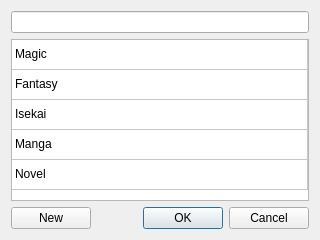
<?xml version="1.0" encoding="UTF-8"?>
<ui version="4.0">
 <class>Dialog</class>
 <widget class="QDialog" name="Dialog">
  <property name="geometry">
   <rect>
    <x>0</x>
    <y>0</y>
    <width>320</width>
    <height>240</height>
   </rect>
  </property>
  <property name="windowTitle">
   <string>Dialog</string>
  </property>
  <layout class="QVBoxLayout" name="verticalLayout">
   <item>
    <widget class="QLineEdit" name="searchbox"/>
   </item>
   <item>
    <widget class="QTableWidget" name="table">
     <property name="alternatingRowColors">
      <bool>false</bool>
     </property>
     <property name="sortingEnabled">
      <bool>true</bool>
     </property>
     <property name="cornerButtonEnabled">
      <bool>false</bool>
     </property>
     <attribute name="horizontalHeaderVisible">
      <bool>false</bool>
     </attribute>
     <attribute name="horizontalHeaderCascadingSectionResizes">
      <bool>false</bool>
     </attribute>
     <attribute name="horizontalHeaderStretchLastSection">
      <bool>true</bool>
     </attribute>
     <attribute name="verticalHeaderVisible">
      <bool>false</bool>
     </attribute>
     <row>
      <property name="text">
       <string>Nouvelle ligne</string>
      </property>
     </row>
     <row>
      <property name="text">
       <string>Nouvelle ligne</string>
      </property>
     </row>
     <row>
      <property name="text">
       <string>Nouvelle ligne</string>
      </property>
     </row>
     <row>
      <property name="text">
       <string>Nouvelle ligne</string>
      </property>
     </row>
     <row>
      <property name="text">
       <string>Nouvelle ligne</string>
      </property>
     </row>
     <column>
      <property name="text">
       <string>Tags</string>
      </property>
     </column>
     <item row="0" column="0">
      <property name="text">
       <string>Magic</string>
      </property>
     </item>
     <item row="1" column="0">
      <property name="text">
       <string>Fantasy</string>
      </property>
     </item>
     <item row="2" column="0">
      <property name="text">
       <string>Isekai</string>
      </property>
     </item>
     <item row="3" column="0">
      <property name="text">
       <string>Manga</string>
      </property>
     </item>
     <item row="4" column="0">
      <property name="text">
       <string>Novel</string>
      </property>
     </item>
    </widget>
   </item>
   <item>
    <layout class="QHBoxLayout" name="horizontalLayout">
     <item>
      <widget class="QPushButton" name="button_new">
       <property name="text">
        <string>New</string>
       </property>
      </widget>
     </item>
     <item>
      <widget class="QDialogButtonBox" name="button_box">
       <property name="orientation">
        <enum>Qt::Horizontal</enum>
       </property>
       <property name="standardButtons">
        <set>QDialogButtonBox::Cancel|QDialogButtonBox::Ok</set>
       </property>
       <property name="centerButtons">
        <bool>false</bool>
       </property>
      </widget>
     </item>
    </layout>
   </item>
  </layout>
 </widget>
 <resources/>
 <connections>
  <connection>
   <sender>button_box</sender>
   <signal>accepted()</signal>
   <receiver>Dialog</receiver>
   <slot>accept()</slot>
   <hints>
    <hint type="sourcelabel">
     <x>248</x>
     <y>254</y>
    </hint>
    <hint type="destinationlabel">
     <x>157</x>
     <y>274</y>
    </hint>
   </hints>
  </connection>
  <connection>
   <sender>button_box</sender>
   <signal>rejected()</signal>
   <receiver>Dialog</receiver>
   <slot>reject()</slot>
   <hints>
    <hint type="sourcelabel">
     <x>316</x>
     <y>260</y>
    </hint>
    <hint type="destinationlabel">
     <x>286</x>
     <y>274</y>
    </hint>
   </hints>
  </connection>
 </connections>
</ui>
